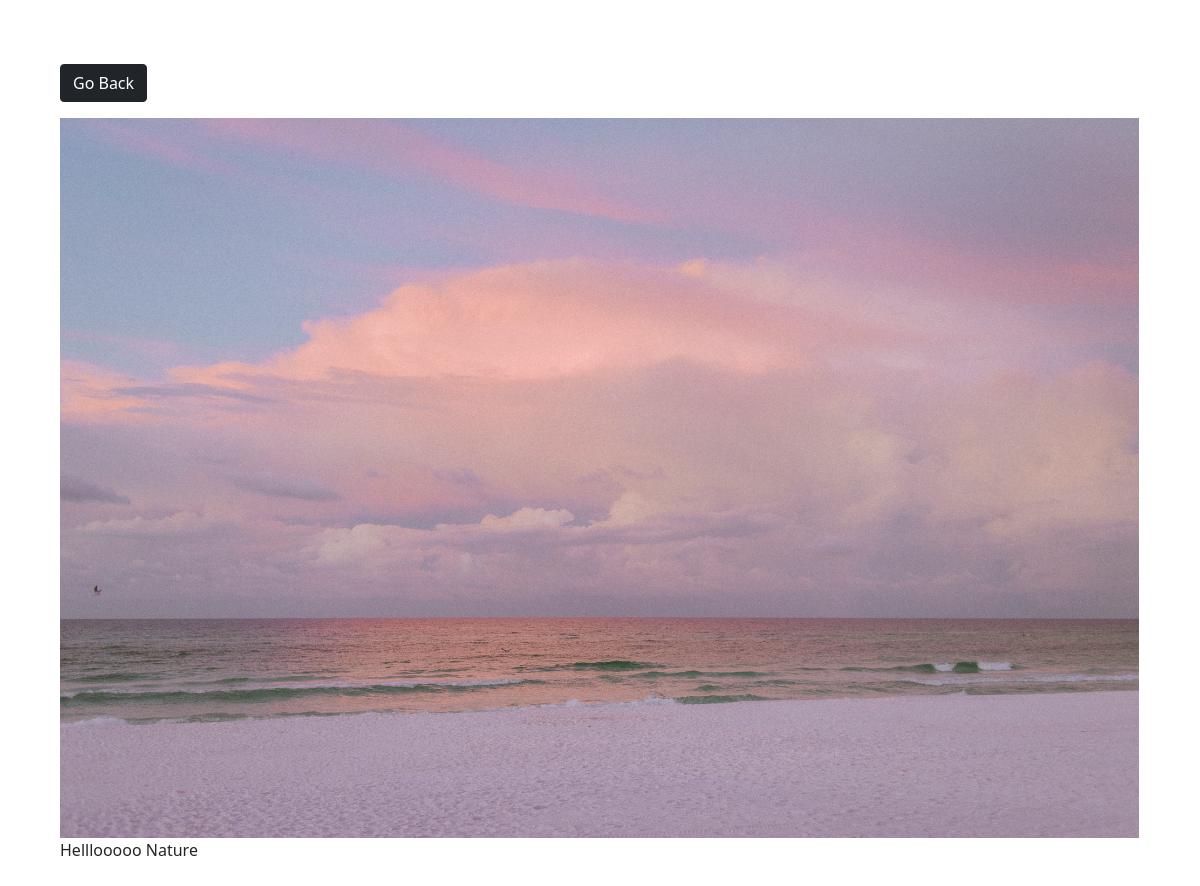
Screenshot of /photo/1/ with the database file from the repository.
### photos/models.py (models this page shows, shortened)
class Photo(models.Model):
    category = models.ForeignKey(Category, on_delete=models.SET_NULL, null=True, blank=True)
    image = models.ImageField(null=False, blank=False)
    description = models.TextField()

### photos/views.py (the view)
# urls.py: path('photo/<str:pk>/',views.viewPhoto, name='photo'),
def viewPhoto(request, pk):
    photo = Photo.objects.get(id=pk)
    context = {
        'photo': photo,
    }
    return render(request, 'photos/photo.html', context )

### photos/templates/photos/photo.html (shortened to what this page needs)
<!DOCTYPE html>
<html lang="en">
<head>
    <link
    href="https://cdn.jsdelivr.net/npm/bootstrap@5.0.0-beta1/dist/css/bootstrap.min.css"
    rel="stylesheet"
  />
</head>
<body class="m-5">
    <div class="container">
        <div class="row justify-content-center">
            <div class="col-12">
                <a href="{% url 'gallery' %}" class="btn btn-dark my-3">Go Back</a>
                <div style="height: 90vh;">
                    <img src="{{photo.image.url}}"
                    alt="image" style="max-width: 100%; max-height: 100%;"
                    >
                    <p>
                        {{photo.description}}
                    </p>
                </div>
            </div>
        </div>
    </div>
</body>
</html>

### rows the page displays
Photo: image (picture), description "Helllooooo Nature"
